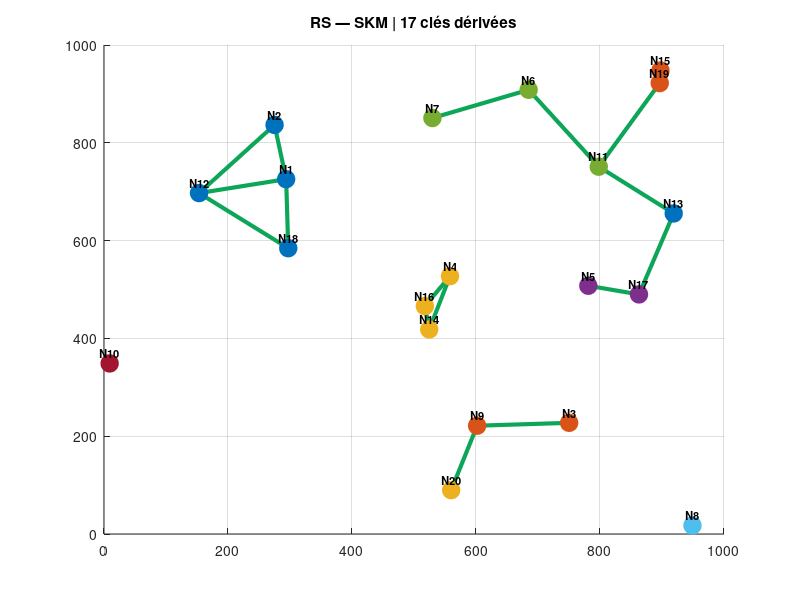

Write MATLAB code to recreate this figure.
% =========================================================
%   RÉSEAU PHYSIQUE — Modèle SKM (Secure Key Management)
%   Version légère sans DT, sans refresh, sans TTL
%   Dérivation locale des clés pairwise
% =========================================================
clc; 

fprintf('=================================================\n');
fprintf('   RÉSEAU PHYSIQUE — Modèle SKM\n');
fprintf('=================================================\n\n');

% ─────────────────────────────────────────────────────────
% CHARGEMENT DU RÉSEAU PHYSIQUE RS/DT
% ─────────────────────────────────────────────────────────
if ~exist('canal_twinning.mat','file')
    error('❌ Lance reseau_physique.m d''abord pour générer le réseau.');
end

load('canal_twinning.mat');

% Récupération des données RS
x          = transmission.x;
y          = transmission.y;
voisins    = transmission.voisins;
groupes    = transmission.groupes;
appartient = transmission.appartient;
batterie   = transmission.batterie;
cpu        = transmission.cpu;
n          = transmission.n;
breadth    = transmission.breadth;
R          = transmission.R;

fprintf('[SKM] Réseau physique chargé depuis RS/DT\n');

% ─────────────────────────────────────────────────────────
% ÉTAPE 1 — CLÉS MAÎTRESSES SKM
% ─────────────────────────────────────────────────────────
fprintf('\n[SKM] Génération des clés maîtresses...\n');

cles_maitresse = cell(1,n);
for i = 1:n
    cle = sprintf('MASTER_KEY_N%d_%d', i, randi([10000 99999]));
    cles_maitresse{i} = cle;
    fprintf('  N%d : %s\n', i, cle);
end

% ─────────────────────────────────────────────────────────
% ÉTAPE 2 — DÉRIVATION LOCALE DES CLÉS PAIRWISE
% ─────────────────────────────────────────────────────────
fprintf('\n[SKM] Dérivation des clés pairwise...\n');

cles_pairwise = {};
nb_paires = 0;

for i = 1:n
    for j = voisins{i}
        if j > i
            nb_paires = nb_paires + 1;

            cle_i = cles_maitresse{i};
            id_pair = sprintf('N%d_N%d', i, j);

            % HMAC simulé
            cle_skm = sprintf('SKM_%s_%s', cle_i, id_pair);
            hash_skm = num2str(sum(double(cle_skm).*(1:length(cle_skm))));

            cles_pairwise{nb_paires}.i = i;
            cles_pairwise{nb_paires}.j = j;
            cles_pairwise{nb_paires}.cle = cle_skm;
            cles_pairwise{nb_paires}.hash = hash_skm;

            fprintf('  Paire N%d-N%d → clé dérivée SKM\n', i, j);
        end
    end
end

fprintf('[SKM] %d clé(s) dérivée(s)\n', nb_paires);

% ─────────────────────────────────────────────────────────
% ÉTAPE 3 — CALCUL ÉNERGÉTIQUE SKM
% ─────────────────────────────────────────────────────────
fprintf('\n[ÉNERGIE SKM] Calcul du coût énergétique...\n');

E_DERIV = 2;   % dérivation HMAC simulée
E_RADIO = 6;   % transmission RS↔RS (si communication)

energie_skm = nb_paires * (E_DERIV + E_RADIO);

fprintf('[ÉNERGIE SKM] Total = %.1f unités\n', energie_skm);

% ─────────────────────────────────────────────────────────
% ÉTAPE 4 — CALCUL MÉMOIRE SKM
% ─────────────────────────────────────────────────────────
fprintf('\n[MÉMOIRE SKM] Calcul du coût mémoire...\n');

M_MASTER = 0.02;   % 16 bytes ≈ 0.02 Ko
M_PAIR   = 0.00;   % SKM ne stocke pas les clés pairwise

memoire_skm = n * M_MASTER;

fprintf('[MÉMOIRE SKM] Total = %.2f Ko\n', memoire_skm);

% ─────────────────────────────────────────────────────────
% ÉTAPE 5 — FIGURE RS SKM
% ─────────────────────────────────────────────────────────
figure('Name','RS — Modèle SKM',...
       'NumberTitle','off','Position',[50 80 700 600]);
hold on;

couleurs = lines(length(groupes));

% Liens de voisinage
for i = 1:n
    for j = voisins{i}
        if j > i
            line([x(i) x(j)], [y(i) y(j)], 'Color',[0.85 0.85 0.85],...
                 'LineWidth',0.8,'LineStyle','--');
        end
    end
end

% Liens SKM (vert)
for p = 1:nb_paires
    ni = cles_pairwise{p}.i;
    nj = cles_pairwise{p}.j;
    line([x(ni) x(nj)], [y(ni) y(nj)], 'Color',[0.05 0.65 0.35],...
         'LineWidth',3);
end

% Noeuds
for i = 1:n
    gk = appartient(i);
    c  = couleurs(gk,:);
    scatter(x(i), y(i), 160, 'o','MarkerEdgeColor',c,'MarkerFaceColor',c);
    text(x(i), y(i)+22, sprintf('N%d', i),...
         'FontSize',8,'HorizontalAlignment','center','FontWeight','bold');
end

title(sprintf('RS — SKM | %d clés dérivées', nb_paires));
grid on;

% ─────────────────────────────────────────────────────────
% SAUVEGARDE POUR COMPARAISON
% ─────────────────────────────────────────────────────────
save('skm_resultats.mat','nb_paires','energie_skm','memoire_skm',...
     'cles_pairwise','x','y','voisins','appartient','groupes');

fprintf('\n=================================================\n');
fprintf('   FIN — Modèle SKM prêt pour comparaison\n');
fprintf('=================================================\n');
